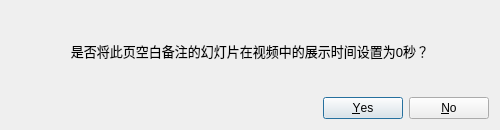
<?xml version="1.0" encoding="UTF-8"?>
<ui version="4.0">
 <class>NoTimeConfirmWindow</class>
 <widget class="QDialog" name="NoTimeConfirmWindow">
  <property name="geometry">
   <rect>
    <x>0</x>
    <y>0</y>
    <width>500</width>
    <height>130</height>
   </rect>
  </property>
  <property name="sizePolicy">
   <sizepolicy hsizetype="Fixed" vsizetype="Fixed">
    <horstretch>0</horstretch>
    <verstretch>0</verstretch>
   </sizepolicy>
  </property>
  <property name="minimumSize">
   <size>
    <width>500</width>
    <height>130</height>
   </size>
  </property>
  <property name="maximumSize">
   <size>
    <width>500</width>
    <height>130</height>
   </size>
  </property>
  <property name="windowTitle">
   <string>Confirm</string>
  </property>
  <layout class="QGridLayout" name="gridLayout">
   <item row="0" column="0">
    <layout class="QVBoxLayout" name="verticalLayout">
     <item>
      <widget class="QLabel" name="label">
       <property name="font">
        <font>
         <family>Microsoft YaHei UI</family>
         <pointsize>10</pointsize>
        </font>
       </property>
       <property name="text">
        <string>是否将此页空白备注的幻灯片在视频中的展示时间设置为0秒？</string>
       </property>
       <property name="alignment">
        <set>Qt::AlignCenter</set>
       </property>
      </widget>
     </item>
     <item>
      <widget class="QDialogButtonBox" name="buttonBox">
       <property name="font">
        <font>
         <family>Microsoft YaHei UI</family>
        </font>
       </property>
       <property name="orientation">
        <enum>Qt::Horizontal</enum>
       </property>
       <property name="standardButtons">
        <set>QDialogButtonBox::No|QDialogButtonBox::Yes</set>
       </property>
       <property name="centerButtons">
        <bool>false</bool>
       </property>
      </widget>
     </item>
    </layout>
   </item>
  </layout>
 </widget>
 <resources/>
 <connections>
  <connection>
   <sender>buttonBox</sender>
   <signal>accepted()</signal>
   <receiver>NoTimeConfirmWindow</receiver>
   <slot>accept()</slot>
   <hints>
    <hint type="sourcelabel">
     <x>248</x>
     <y>254</y>
    </hint>
    <hint type="destinationlabel">
     <x>157</x>
     <y>274</y>
    </hint>
   </hints>
  </connection>
  <connection>
   <sender>buttonBox</sender>
   <signal>rejected()</signal>
   <receiver>NoTimeConfirmWindow</receiver>
   <slot>reject()</slot>
   <hints>
    <hint type="sourcelabel">
     <x>316</x>
     <y>260</y>
    </hint>
    <hint type="destinationlabel">
     <x>286</x>
     <y>274</y>
    </hint>
   </hints>
  </connection>
 </connections>
</ui>
